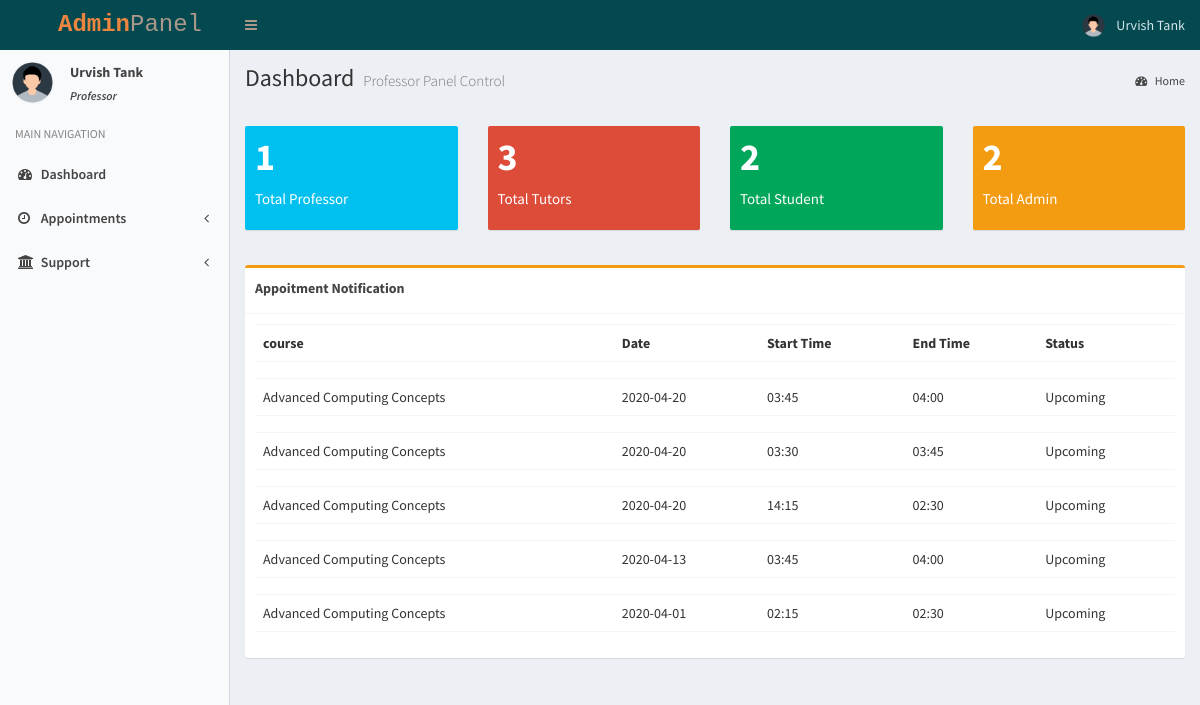
/dashboard.php (signed in), run on the app's committed database.
### tables this page shows
CREATE TABLE `tbl_detail` (
  `detail_id` int(40) NOT NULL,
  `login_id` int(11) NOT NULL,
  `name` varchar(40) NOT NULL,
  `dob` date NOT NULL,
  `gender` varchar(20) NOT NULL,
  `address` varchar(100) NOT NULL,
  `profile_pic` varchar(50) NOT NULL,
  `dept` int(11) NOT NULL,
  `valid` int(11) NOT NULL
);

CREATE TABLE `tbl_app` (
  `a_id` int(11) NOT NULL,
  `stu_id` int(11) NOT NULL,
  `f_id` int(11) NOT NULL,
  `c_id` int(11) NOT NULL,
  `a_date` date NOT NULL,
  `s_time` varchar(10) NOT NULL,
  `e_time` varchar(10) NOT NULL,
  `reason` varchar(100) NOT NULL,
  `a_valid` int(11) NOT NULL,
  `active_a` int(11) NOT NULL
);

CREATE TABLE `tbl_course` (
  `c_id` int(11) NOT NULL,
  `c_code` varchar(40) NOT NULL,
  `c_name` varchar(100) NOT NULL,
  `level` varchar(40) NOT NULL,
  `dept` int(11) NOT NULL,
  `valid` int(11) NOT NULL,
  `active` int(11) NOT NULL
);

### dashboard.php (the view, shortened to what this page needs)
<?php
	include "connection.php";
	if(!isset($_SESSION['log']))
	{
		header("location:index.php");
	}
	else
	{
		$log = $_SESSION['log'];
		$sql = "SELECT login_id,type FROM tbl_login WHERE email_id='$log'";
		$result = mysqli_query($con,$sql);
		$value = mysqli_fetch_array($result);
		$id = $value['login_id'];
		$type = $value['type'];
	if($type==1)
	{
		$role="Professor";
	}
		$qry = "SELECT * FROM tbl_detail WHERE login_id='$id'";
		$result1 = mysqli_query($con,$qry);
		$value1 = mysqli_fetch_array($result1);
		$n = $value1['name'];
		$i = $value1['profile_pic'];
?>
<!DOCTYPE html>
<html>
<head>
  <link rel="stylesheet" href="bower_components/bootstrap/dist/css/bootstrap.min.css">
  <link rel="stylesheet" href="bower_components/font-awesome/css/font-awesome.min.css">
  <link rel="stylesheet" href="bower_components/Ionicons/css/ionicons.min.css">
  <link rel="stylesheet" href="dist/css/AdminLTE.min.css">
  <link rel="stylesheet" href="dist/css/skins/_all-skins.min.css">
  <link rel="stylesheet" href="bower_components/morris.js/morris.css">
  <link rel="stylesheet" href="bower_components/jvectormap/jquery-jvectormap.css">
  <link rel="stylesheet" href="bower_components/bootstrap-datepicker/dist/css/bootstrap-datepicker.min.css">
  <link rel="stylesheet" href="bower_components/bootstrap-daterangepicker/daterangepicker.css">
  <link rel="stylesheet" href="plugins/bootstrap-wysihtml5/bootstrap3-wysihtml5.min.css">
</head>
<body id="mid" class="hold-transition skin-purple-light sidebar-mini" onload="myFunction()">
<div class="wrapper">
	<?php
		if($type==1 || $type==0 || $type==3)
		{
		include("head.php");
		}
		else
		{
		include("head2.php");
		?>
	<?php
		}
	?>
    <?php
		include("menu.php");
	  ?>
  <div class="content-wrapper">
    <section class="content-header">
      <h1>
        Dashboard
        <?php
if($type==0)
{
	?>
	<small>Admin Panel Control</small>
	<?php
}
else if($type==1)
{
		?>
        <small>Professor Panel Control</small>
		<?php
}
?>
      </h1>
      <ol class="breadcrumb">
        <li><a href="dashboard.php" class="active"><i class="fa fa-dashboard"></i> Home</a></li>
      </ol>
    </section>
    <section class="content">
      <div class="row">
	  <br/>
        <?php
			$count1 = mysqli_fetch_array(mysqli_query($con, "SELECT COUNT(login_id) FROM tbl_login WHERE type=0 AND active=1 AND login_id != '$id'"));
		$count2 = mysqli_fetch_array(mysqli_query($con, "SELECT COUNT(login_id) FROM tbl_login WHERE type=1 AND active=1 AND login_id != '$id'"));
		$count3 = mysqli_fetch_array(mysqli_query($con, "SELECT COUNT(login_id) FROM tbl_login WHERE type=2 AND active=1 AND login_id != '$id'"));
		$count4 = mysqli_fetch_array(mysqli_query($con, "SELECT COUNT(login_id) FROM tbl_login WHERE type=3 AND active=1 AND login_id != '$id'"));
		?>
		<div class="col-lg-3 col-xs-6">
          <a id="us1" href="manageusers.php?show=professor&a=1">
		  <div class="small-box bg-aqua">
           <div class="inner">
              <h3><?php echo $count2[0];  ?></h3>
              <p>Total Professor</p>
            </div>
          </div></a>
        </div>
		<?php
		}
		if($type==0 || $type==1 || $type==3 || $type==2)
		{
		?>
		<div class="col-lg-3 col-xs-6">
          <a id="us2" href="manageusers.php?show=tutor&a=1">
		  <div class="small-box bg-red">
           <div class="inner">
              <h3><?php echo $count3[0];  ?></h3>
              <p>Total Tutors</p>
            </div>
          </div></a>
        </div>
		<?php
		}
		if($type==0 || $type==1 || $type==2)
		{
		?>
        <div class="col-lg-3 col-xs-6">
		  <a id="us3" href="manageusers.php?show=student&a=1">
          <div class="small-box bg-green">
            <div class="inner">
              <h3><?php echo $count4[0];  ?></h3>
              <p>Total Student</p>
            </div>
          </div></a>
        </div>
		<?php
		}
			if($type==0 || $type==1 || $type==2 || $type==3)
			{
		?>
        <div class="col-lg-3 col-xs-6">
		  <a id="us4" href="manageusers.php?show=admin&a=1">
          <div class="small-box bg-yellow">
            <div class="inner">
              <h3><?php echo $count1[0];  ?></h3>
              <p>Total Admin</p>
            </div>
            </div></a>
        </div>
		<?php
		}
		?>
      </div>
	<section class="content">
       <div class="row">
	   <div class="box box-warning">
            <div class="box-header with-border">
			<label>Appoitment Notification</label>
            </div>
            <div class="box-body">
              <form role="form" method="POST" enctype="multipart/form-data" >
				<div class="box-body table-responsive no-padding">
              <table class="table table-hover" id="tab">
			  <tr>
				  <th>course</th>
				  <th>Date</th>
                  <th>Start Time</th>
				  <th>End Time</th>
				  <th>Status</th>
                </tr>
                <tr>
                  <td></td><td></td><td></td><td></td><td></td>
                </tr>
				<?php
				if($type==3)
				{
					$query="SELECT * FROM tbl_app INNER JOIN tbl_detail ON tbl_app.stu_id=tbl_detail.login_id INNER JOIN tbl_login ON tbl_detail.login_id=tbl_login.login_id WHERE tbl_app.stu_id='$id' ORDER BY tbl_app.a_date DESC";
				}
				else
				{
					$query="SELECT * FROM tbl_app INNER JOIN tbl_detail ON tbl_app.stu_id=tbl_detail.login_id INNER JOIN tbl_login ON tbl_detail.login_id=tbl_login.login_id WHERE tbl_app.f_id='$id' OR tbl_app.stu_id='$id' ORDER BY tbl_app.a_date DESC";
				}
					$result2 = mysqli_query($con,$query);
					$count= mysqli_num_rows($result2);
					if($count>0)
						{
					while($value2 = mysqli_fetch_array($result2))
					{
						$query10="SELECT * FROM tbl_course WHERE c_id=".$value2['c_id']."";
						$result10 = mysqli_query($con,$query10);
						$value10 = mysqli_fetch_array($result10);
						$u=$value2['a_valid'];
	 if($u==1)
	 {
	 $u1="Completed";
	 }
	 else
	 {
	 $u1="Upcoming";
	 }
				?>
                <tr>
				  <td><?php echo $value10['c_name'];?></td>
				  <td><?php echo $value2['a_date'];?></td>
				  <td><?php echo $value2['s_time'];?></td>
				  <td><?php echo $value2['e_time'];?></td>
				  <td><?php echo $u1;?></td>
				</tr>
				<tr>
				<td></td><td></td><td></td><td></td><td></td>
				</tr>
				<?php
					}
					}
						else
					{
						?>
						<td colspan="8"><center><label>No Records</label></center></td>
						<?php
					}
					?>
              </table>
            </div>
              </form>
            </div>
          </div>
        </div>
    </section>
    </section>
  </div>
  <?php
	include("footer.php");
  ?>
</div>
</body>
</html>

### head.php (shortened to what this page needs)
<html>
<head>
</head>
<body>
<header class="main-header" >
    <a href="dashboard.php" class="logo" style="color:#AB988B; background-color: #054950;">
      <span class="logo-lg logo" style="color:#AB988B; background-color: #054950;" ><b style="color:#EB8540; background-color: #054950;">Admin</b>Panel</span>
    </a>
    <nav class="navbar navbar-static-top" style="background-color: #054950;">
      <a href="#" class="sidebar-toggle" data-toggle="push-menu" role="button" style="color:#AB988B; background-color: #054950;">
      </a>
      <div class="navbar-custom-menu">
        <ul class="nav navbar-nav">
           <li class="dropdown user user-menu" style="background-color: #054950;">
            <a href="#" class="dropdown-toggle" data-toggle="dropdown">
              <img src="<?php echo $i; ?>" class="user-image" alt="User Image">
              <span class="hidden-xs" style="color:#D4E7ED; background-color: #054950;"> <?php echo $n; ?> </span>
            </a>
          </li>
        </ul>
      </div>
    </nav>
  </header>
  </body>
  </html>

### menu.php (shortened to what this page needs)
<?php
	include "connection.php";
	if(!isset($_SESSION['log']))
	{
		header("location:index.php");
	}
	else
	{
		$log = $_SESSION['log'];
		$sql = "SELECT login_id,type FROM tbl_login WHERE email_id='$log'";
		$result = mysqli_query($con,$sql);
		$value = mysqli_fetch_array($result);
		$id = $value['login_id'];
		$type = $value['type'];
		?>
<!DOCTYPE html>
<html>
<head>
</head>
<body>
		<?php
		if($type==0 ||$type==1 ||$type==2 ||$type==3)
		{
			?>
		<aside class="main-sidebar" >
		<section class="sidebar">
			<div class="user-panel">
        <div class="pull-left image">
          <img src="<?php echo $i; ?>" class="img-circle" alt="User Image">
        </div>
        <div class="pull-left info">
          <p><b><?php echo $n; ?></b></p>
		  <p><small><i><?php echo $role; ?></i></small></p>
          </div>
      </div>
<ul class="sidebar-menu" data-widget="tree">
        <li class="header">MAIN NAVIGATION</li>
        <li class="">
          <a id="dashboard" href="dashboard.php">
            <i class="fa fa-dashboard"></i> <span>Dashboard</span>
          </a>
        </li>
		<li class="treeview">
          <a href="#">
            <i class="fa fa-clock-o"></i> <span>Appointments</span>
			<span class="pull-right-container">
              <i class="fa fa-angle-left pull-right"></i>
            </span>
          </a>
        </li>
		<li class="treeview">
          <a href="#">
            <i class="fa fa-bank"></i>
            <span>Support</span>
            <span class="pull-right-container">
              <i class="fa fa-angle-left pull-right"></i>
            </span>
          </a>
        </li>
       </ul>
	   </section>
  </aside>
	   <?php
		}
		?>
</body>
</html>
	<?php
	}
	?>

### footer.php (shortened to what this page needs)
<!DOCTYPE html>
<html>
<head>
</head>
<body>
</body>
</html>

### head.php (style rules this page uses)
.main-header .logo { font-family: "Courier New", Courier, monospace; font-size: 24px; }

### data on the page
tbl_detail: profile_pic (placeholder picture), name "Urvish Tank"
tbl_app: c.c_name "Advanced Computing Concepts", a_date "2020-04-20", s_time "03:45", e_time "04:00", a_valid "Upcoming"
tbl_app: c.c_name "Advanced Computing Concepts", a_date "2020-04-20", s_time "03:30", e_time "03:45", a_valid "Upcoming"
tbl_app: c.c_name "Advanced Computing Concepts", a_date "2020-04-20", s_time "14:15", e_time "02:30", a_valid "Upcoming"
tbl_app: c.c_name "Advanced Computing Concepts", a_date "2020-04-13", s_time "03:45", e_time "04:00", a_valid "Upcoming"
tbl_app: c.c_name "Advanced Computing Concepts", a_date "2020-04-01", s_time "02:15", e_time "02:30", a_valid "Upcoming"

### other printed values
$role "Professor"
$count2[0] "1"
$count3[0] "3"
$count4[0] "2"
$count1[0] "2"
